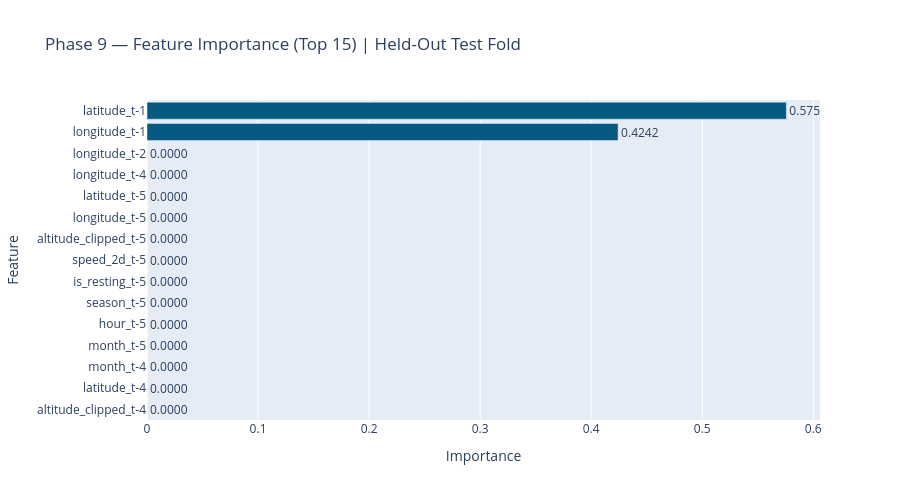

Notebook source saved alongside this figure:
### Code cell
top_n = imp_df.head(15)

fig = go.Figure(go.Bar(
    x=top_n['importance'][::-1],
    y=top_n['feature'][::-1],
    orientation='h',
    marker_color=COLORS[4],
    text=[f'{v:.4f}' for v in top_n['importance'][::-1]],
    textposition='outside'
))
fig.update_layout(
    title='Phase 9 — Feature Importance (Top 15) | Held-Out Test Fold',
    xaxis_title='Importance',
    yaxis_title='Feature',
    height=500
)
fig.write_html('phase9_feature_importance.html')
fig.show()

### Figure 1 — Plotly figure (JSON) as saved in the notebook; plotly's stock layout.template omitted (floating-point values rounded to 4 significant figures)
{"data": [{"marker": {"color": "#065A82"}, "orientation": "h", "text": ["0.0000", "0.0000", "0.0000", "0.0000", "0.0000", "0.0000", "0.0000", "0.0000", "0.0000", "0.0000", "0.0000", "0.0000", "0.0000", "0.4242", "0.5758"], "textposition": "outside", "type": "bar", "x": [0.0, 0.0, 0.0, 0.0, 0.0, 0.0, 0.0, 0.0, 0.0, 0.0, 1.067e-06, 4.929e-06, 5.991e-06, 0.4242, 0.5758], "y": ["altitude_clipped_t-4", "latitude_t-4", "month_t-4", "month_t-5", "hour_t-5", "season_t-5", "is_resting_t-5", "speed_2d_t-5", "altitude_clipped_t-5", "longitude_t-5", "latitude_t-5", "longitude_t-4", "longitude_t-2", "longitude_t-1", "latitude_t-1"]}], "layout": {"height": 500, "title": {"text": "Phase 9 — Feature Importance (Top 15) | Held-Out Test Fold"}, "xaxis": {"title": {"text": "Importance"}}, "yaxis": {"title": {"text": "Feature"}}}}
